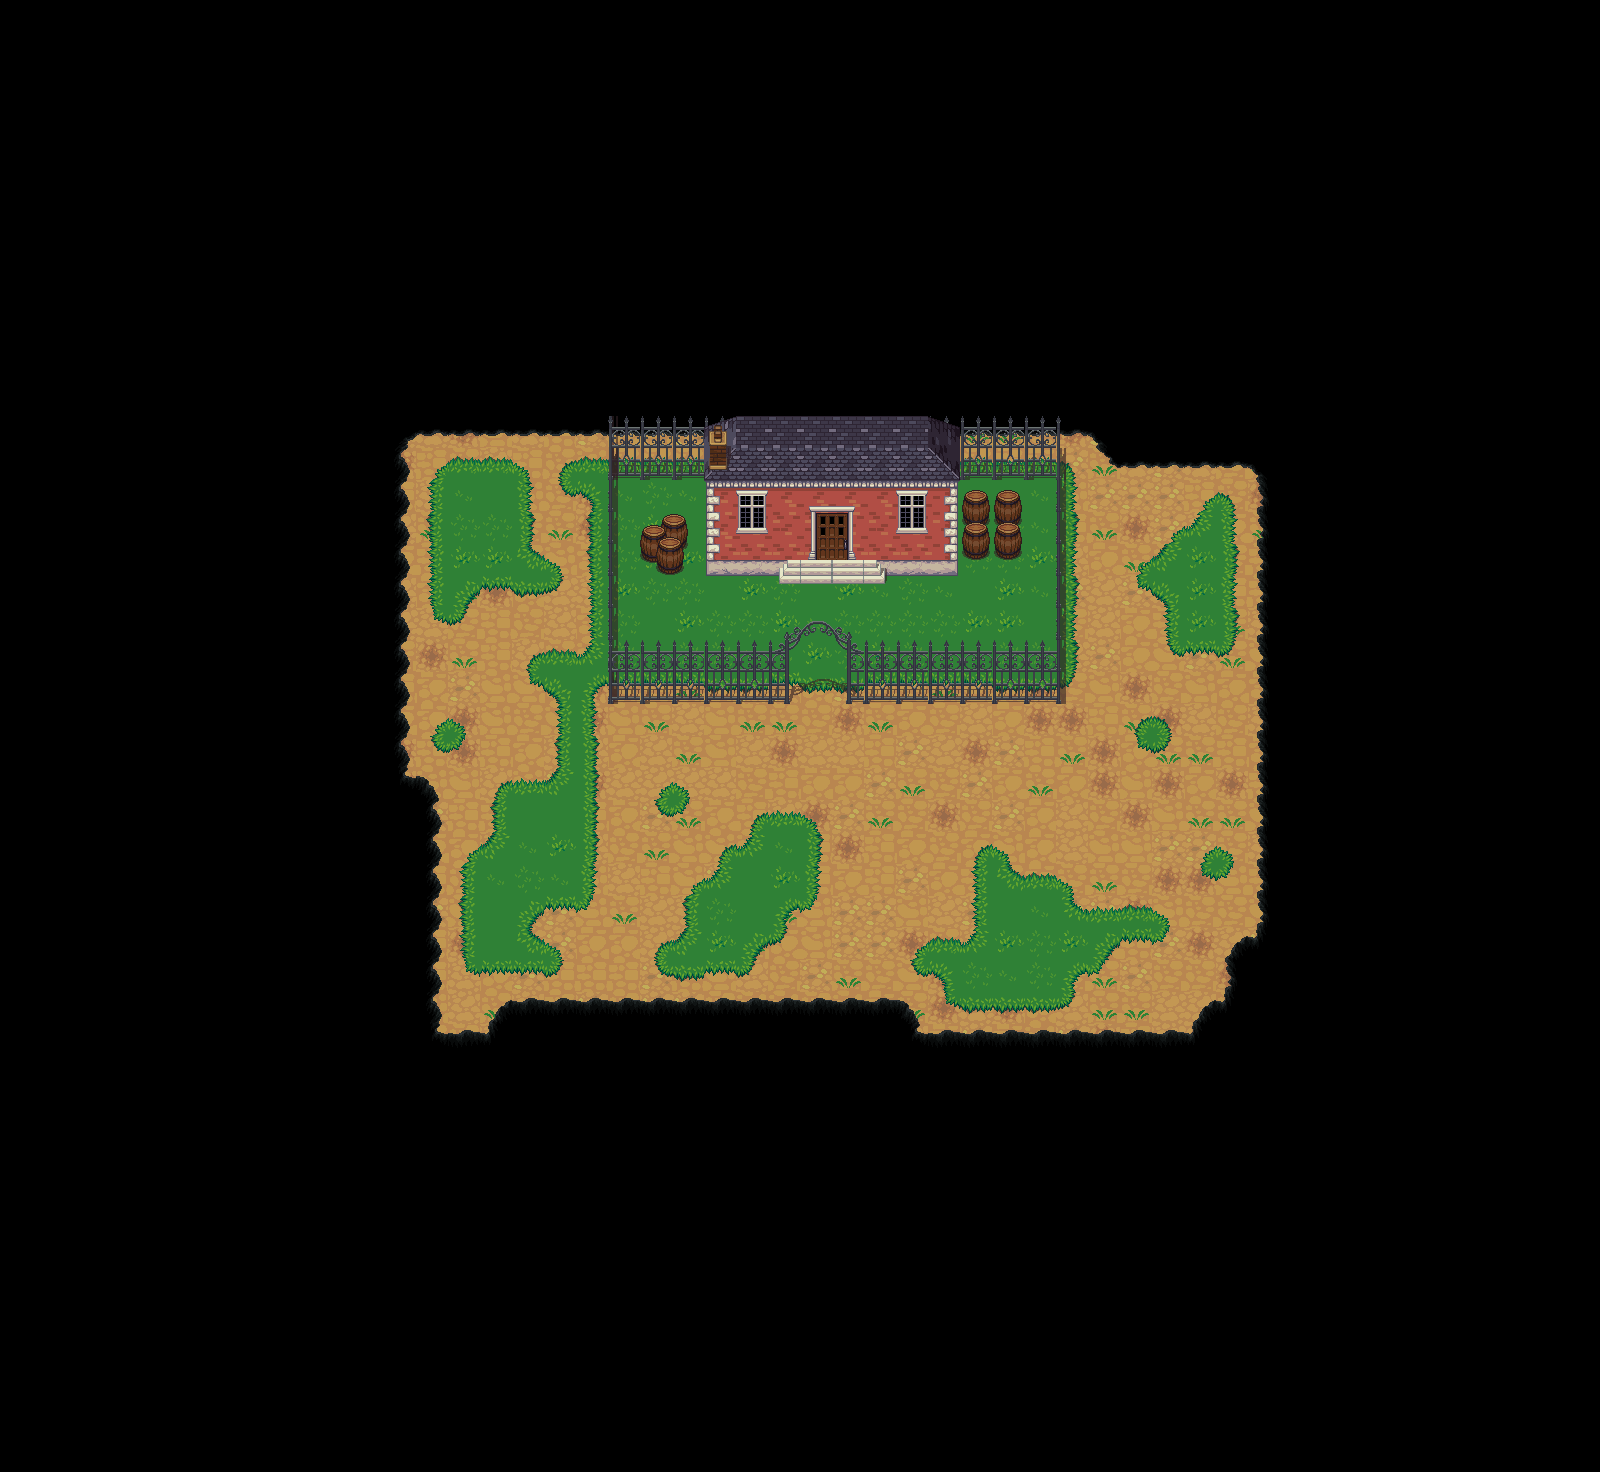

This is a level from a 2D game, rendered from its Tiled map with the project's own tilesets. A one-line summary and the map file follow, with tile-layer data summarised:
An orthogonal 50x46 tile map with 32x32 px tiles, 10 tile layers (ground 1, ground 2, under house gates, walls, ...), 2 tilesets.

<map version="1.2" tiledversion="2020.04.10" orientation="orthogonal" renderorder="right-down" width="50" height="46" tilewidth="32" tileheight="32" infinite="0" nextlayerid="24" nextobjectid="16">
 <editorsettings>
  <export target="town1.tscn" format="Godot" />
 </editorsettings>
 <tileset firstgid="1" source="terrain.tsx" />
 <tileset firstgid="1025" source="build_atlas.tsx" />
 <layer id="5" name="ground 1" width="50" height="46">
  <data>[2300 cells, 560 non-empty, 8 distinct tile ids]</data>
 </layer>
 <layer id="6" name="ground 2" width="50" height="46">
  <data>[2300 cells, 2136 non-empty, 42 distinct tile ids]</data>
 </layer>
 <layer id="22" name="under house gates" width="50" height="46">
  <data>[2300 cells, 30 non-empty, 6 distinct tile ids]</data>
 </layer>
 <layer id="15" name="walls" width="50" height="46">
  <data>[2300 cells, 24 non-empty, 9 distinct tile ids]</data>
 </layer>
 <layer id="16" name="windows &amp; doors" width="50" height="46">
  <data>[2300 cells, 12 non-empty, 8 distinct tile ids]</data>
 </layer>
 <layer id="17" name="trim" width="50" height="46">
  <data>[2300 cells, 14 non-empty, 12 distinct tile ids]</data>
 </layer>
 <layer id="18" name="stairs" width="50" height="46">
  <data>[2300 cells, 24 non-empty, 12 distinct tile ids]</data>
 </layer>
 <layer id="19" name="chimneys" width="50" height="46">
  <data>[2300 cells, 2 non-empty, 2 distinct tile ids]</data>
 </layer>
 <layer id="23" name="gates2" width="50" height="46">
  <data>[2300 cells, 11 non-empty, 4 distinct tile ids]</data>
 </layer>
 <layer id="20" name="gates" width="50" height="46">
  <data>[2300 cells, 38 non-empty, 18 distinct tile ids]</data>
 </layer>
</map>
